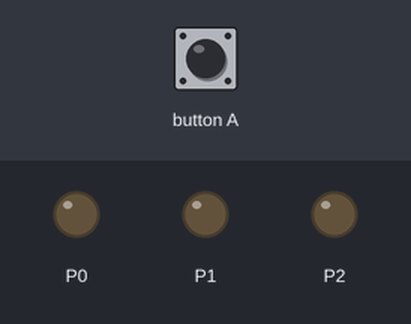
A program run on a simulated BBC micro:bit (MakeCode). Parts: output pins drawn as LEDs (lit = HIGH). The inputs (shaded band) are chosen by the test bench. Random numbers come from a fixed seed.

Above: at 1.2 s.
1.3 s: button A pressed for 0.15 s
At 1.7 s:
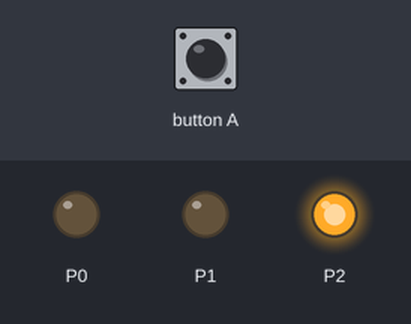
2.9 s: button A pressed for 0.15 s
At 4.1 s:
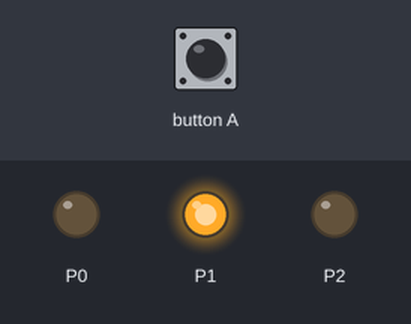
Timing chart, 0 to 5.9 s (numbered marks = the images above; inputs shaded):
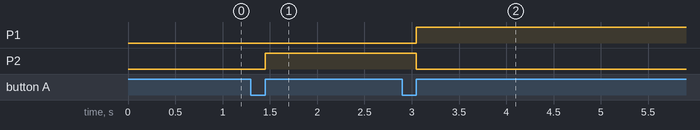

The program:

main.ts
```typescript
let farve = 0
input.onButtonPressed(Button.A, function () {
    pins.digitalWritePin(DigitalPin.P0, 0)
    pins.digitalWritePin(DigitalPin.P1, 0)
    pins.digitalWritePin(DigitalPin.P2, 0)
    farve = randint(1, 8)
    pins.digitalWritePin(DigitalPin.P0, 0)
    if (farve == 1) {
        pins.digitalWritePin(DigitalPin.P0, 1)
    } else if (farve == 2) {
        pins.digitalWritePin(DigitalPin.P1, 1)
    } else if (farve == 3) {
        pins.digitalWritePin(DigitalPin.P2, 1)
    } else if (farve == 4) {
        pins.digitalWritePin(DigitalPin.P0, 1)
    } else if (farve == 5) {
        pins.digitalWritePin(DigitalPin.P1, 1)
    } else if (farve == 6) {
        pins.digitalWritePin(DigitalPin.P2, 1)
    } else if (farve == 7) {
        pins.digitalWritePin(DigitalPin.P0, 1)
    } else {
        pins.digitalWritePin(DigitalPin.P2, 1)
    }
})
```

test.ts
```typescript
// test ender her, dette bliver ikke kompileret, når denne pakke bruges som en udvidelse.
```

Measured:
- after the input at 1.3 s, P2: LOW → HIGH after 0.15 s
- after the input at 2.9 s, P1: LOW → HIGH after 0.15 s; P2: HIGH → LOW after 0.15 s
